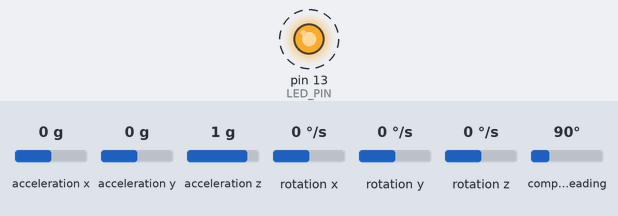
Simulated run of this sketch. Board: Arduino Uno, built with avr-gcc and run on an emulated ATmega328P. On the bench: output pins drawn as LEDs (lit = HIGH). Dashed ring = blinking. The test bench sets the inputs (shaded band); at power-on: acceleration x 0 g, acceleration y 0 g, acceleration z 1 g, rotation x 0 °/s, rotation y 0 °/s, rotation z 0 °/s, compass heading 90°. What the sketch prints to the serial monitor is not drawn.

Above: at 0.6 s.
Timing chart, 0 to 4.7 s (numbered marks = the images above):
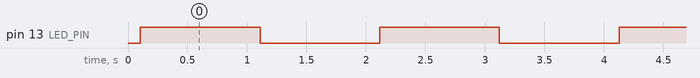

The sketch:

d3.ino
```cpp
#include "MPU6050.h"
#include "HMC5883L.h"
#define LED_PIN 13

MPU6050 accelgyro;
HMC5883L mag;

int16_t ax, ay, az;
int16_t gx, gy, gz;
int16_t mx, my, mz;

bool blinkState = false;

void setup(){
  Wire.begin();
  Serial.begin(9600);
  Serial.println("Initializing I2C devices...");
  accelgyro.initialize();
  mag.initialize();
  Serial.println("Testing device connections...");
  Serial.println(accelgyro.testConnection()
      ? "MPU6050 connection successful"
      : "MPU6050 connection failed");
  Serial.println(mag.testConnection() ?
      "HMC5883L connection successful":
      "HMC5883L connection failed");
  pinMode(LED_PIN, OUTPUT);
}

void loop(){
  accelgyro.getMotion6(&ax, &ay, &az, &gx, &gy, &gz);

  mag.getHeading(&mx, &my, &mz);
    Serial.print("mag:\t");
    Serial.print(mx); Serial.print("\t");
    Serial.print(my); Serial.print("\t");
    Serial.println(mz);

  Serial.print("a/g:\t");
  Serial.print(ax); Serial.print("\t");
  Serial.print(ay); Serial.print("\t");
  Serial.print(az); Serial.print("\t");
  Serial.print(gx); Serial.print("\t");
  Serial.print(gy); Serial.print("\t");
  Serial.print(gz); Serial.println("\t");

  blinkState = !blinkState;
  digitalWrite(LED_PIN, blinkState);
  delay(1000);
}
```

Measured:
- by itself, pin 13 (LED_PIN): alternates HIGH for 1.0 s and LOW for 1.0 s
